Frame 1 (no input): blank canvas, image omitted
Frame 60 (the mouse pressed at the canvas centre just before this capture): blank canvas, image omitted
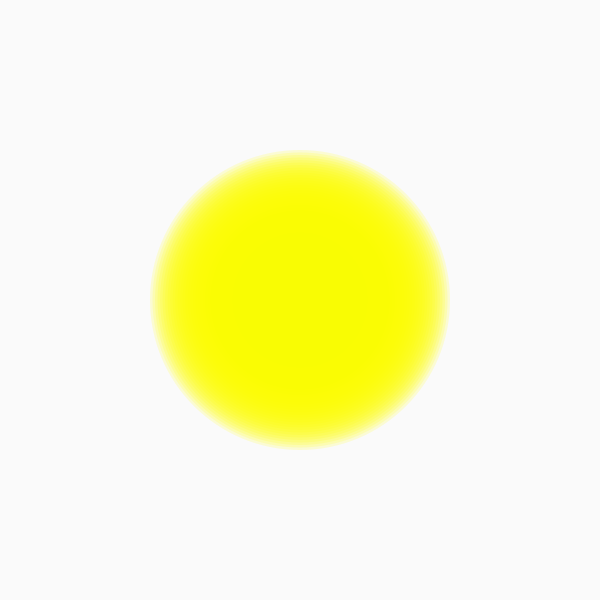
Frame 120 (the mouse held since frame 60 and released just before this capture)

The Processing sketch whose frames 1 and 60 were blank and that drew this single picture after the mouse press (run headless with seeded random() and noise(); from frame 60 on, the mouse is pressed at the canvas centre):

// Processing sketch: processing_41065
// ── processing_41065.pde

int val=0;
void setup() {
size (600, 600);
background(250);
smooth();
}

void draw (){
 stroke (0); 
 if (mousePressed){
   noStroke ();
   val=val+5;
   fill(val, val*3,0,40);
   ellipse(mouseX,mouseY, val, val);
 }
 else {
 val=0;
 ellipse(val,val, val, val);
 }
 }

                
                
